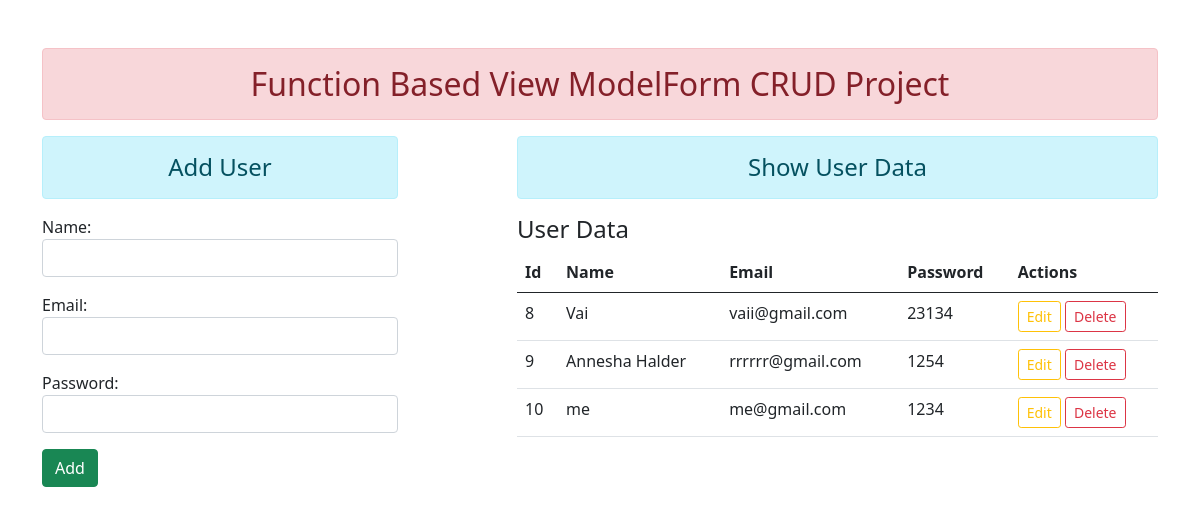
Before: / with the older database file.
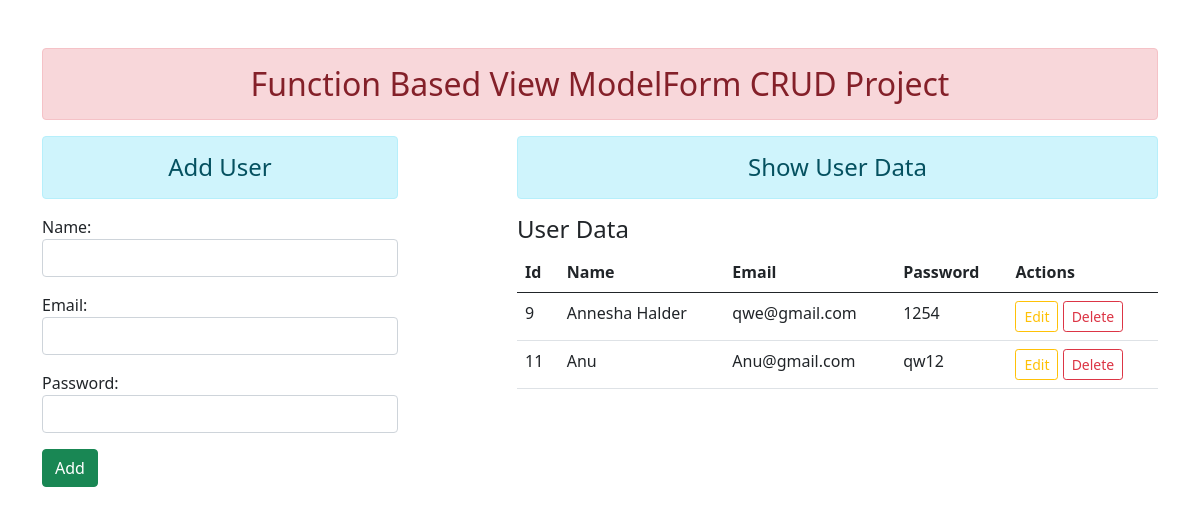
After: the same page with the newer database file.
### enroll/models.py (models this page shows)
class User(models.Model):
    name = models.CharField(max_length=70)
    email = models.CharField(max_length=100)
    password = models.CharField(max_length=100)

### enroll/views.py (the view)
# urls.py: path('', views.add_show, name="addandshow"),
def add_show(request):
    if request.method == "POST":
        fm = StudentRegistration(request.POST)
        if fm.is_valid():
            nm = fm.cleaned_data['name']
            em = fm.cleaned_data['email']
            pw = fm.cleaned_data['password']
            reg = User(name=nm, email=em, password=pw)
            reg.save()
            fm = StudentRegistration()
    else:
        fm = StudentRegistration()
    userData = User.objects.all()
    return render(request, 'enroll/addAndShow.html', {"form": fm, 'data': userData})

### enroll/forms.py
class StudentRegistration(forms.ModelForm):
    class Meta:
        model = User
        fields = ['name', 'email', 'password']
        widgets = {
            'name': forms.TextInput(attrs={"class": "form-control"}),
            'email': forms.EmailInput(attrs={"class": "form-control"}),
            'password': forms.PasswordInput(render_value=True, attrs={"class": "form-control"})
        }

### enroll/templates/enroll/addAndShow.html (shortened to what this page needs)
{% extends 'enroll/base.html' %}
{% block content %}
   <div class="row">
        <div class="col-sm-4 ">
            <h4 class="text-center alert alert-info">Add User</h4>
            <form action="" method="POST">
                {{form.as_p}}
                <input type="Submit" class="btn btn-success" value="Add">
            </form>
        </div>
        <div class="col-sm-7 offset-1">
            <h4 class="text-center alert alert-info">Show User Data</h4>
            {% if data %}
            <h4>User Data</h4>
                <table class="table table-hover">
                    <thead>
                        <tr>
                            <th scope="col">Id</th>
                            <th scope="col">Name</th>
                            <th scope="col">Email</th>
                            <th scope="col">Password</th>
                            <th scope="col">Actions</th>
                        </tr>
                    </thead>
                    <tbody>
                        {% for d in data %}
                            <tr>
                                <td scope="col">{{d.id}}</td>
                                <td scope="col">{{d.name}}</td>
                                <td scope="col">{{d.email}}</td>
                                <td scope="col">{{d.password}}</td>
                                <td>
                                    <a href={% url 'update' d.id %} class="btn btn-outline-warning btn-sm">Edit</a>
                                    <form action="{% url 'delete' d.id %}" method="POST" class="d-inline">
                                         <input type="Submit" class="btn btn-outline-danger btn-sm" value="Delete">
                                    </form>
                                </td>
                            </tr>
                        {% endfor %}
                    </tbody>
                </table>
            {% else %}
                <h4 class="text-center alert alert-warning">No data found in database</h4>
            {% endif %}
        </div>
   </div>
{% endblock content %}

### enroll/templates/enroll/base.html (shortened to what this page needs)
<!DOCTYPE html>
{% load static %}
<html lang="en">
<head>
    <link rel="stylesheet" href={% static 'enroll/css/bootstrap.css' %}>
</head>
<body>
    <div class="container mt-5">
        <h2 class="text-center alert alert-danger">Function Based View ModelForm CRUD Project</h2>
        {% block content %}{% endblock content %}
    </div>
</body>
</html>

Changed rows visible on the page:
removed User: id "8", name "Vai", email "vaii@gmail.com", password "23134"
removed User: id "10", name "me", email "me@gmail.com", password "1234"
changed User "Annesha Halder": email "rrrrrr@gmail.com" → "qwe@gmail.com"
added User: id "11", name "Anu", email "Anu@gmail.com", password "qw12"
